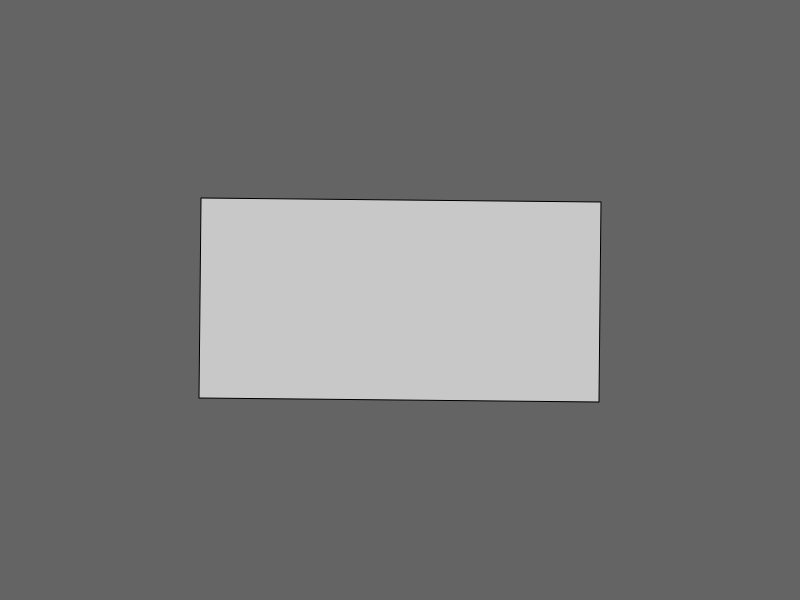
Frame 1 (no input)
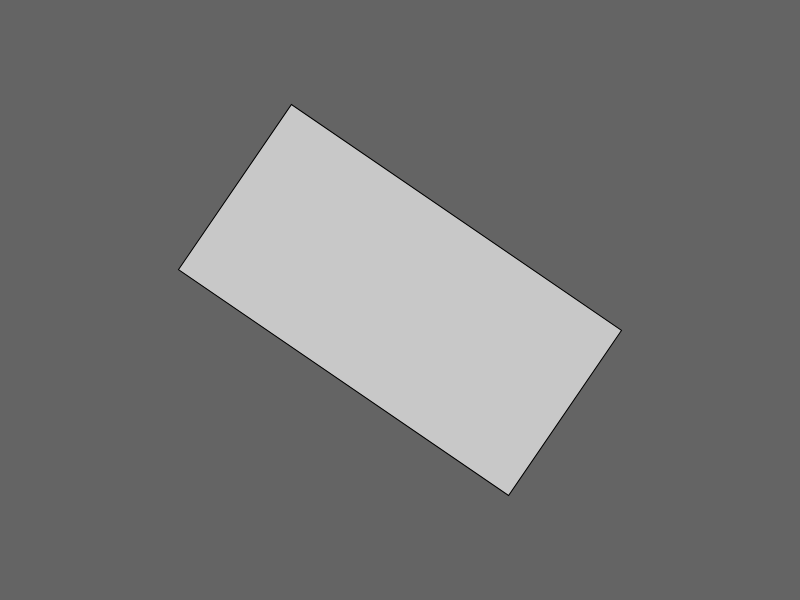
Frame 60 (no input)
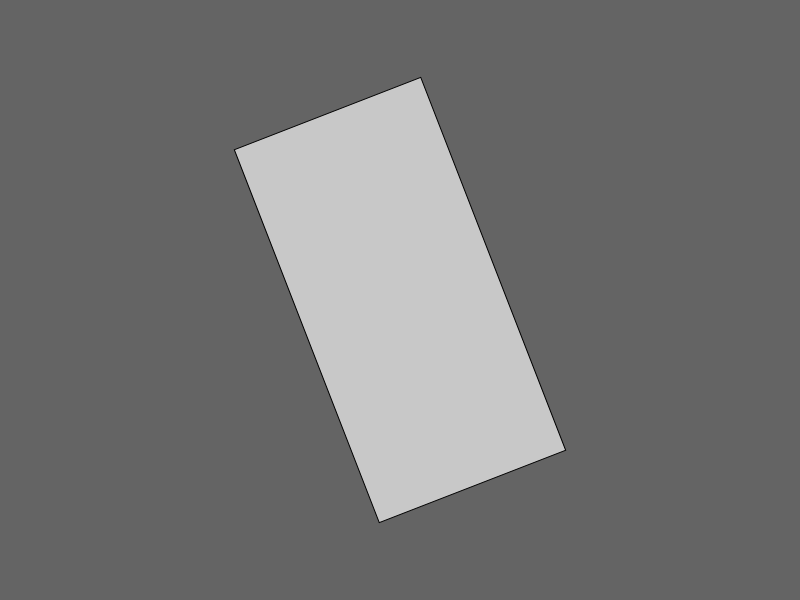
Frame 120 (the mouse pressed at the canvas centre since frame 60)

The p5.js sketch that drew these frames (run headless with seeded random() and noise() and a simulated clock; from frame 60 on, the mouse is pressed at the canvas centre):

// p5.js sketch
// ── sketch.js
let angle = 0

function setup() {
  createCanvas(800, 600)
}

function draw() {
  angle += 0.01
  background(100)
  fill(200)
  translate(width / 2, height / 2);
  rotate(angle);
  rect(-200, -100, 400, 200);
}
